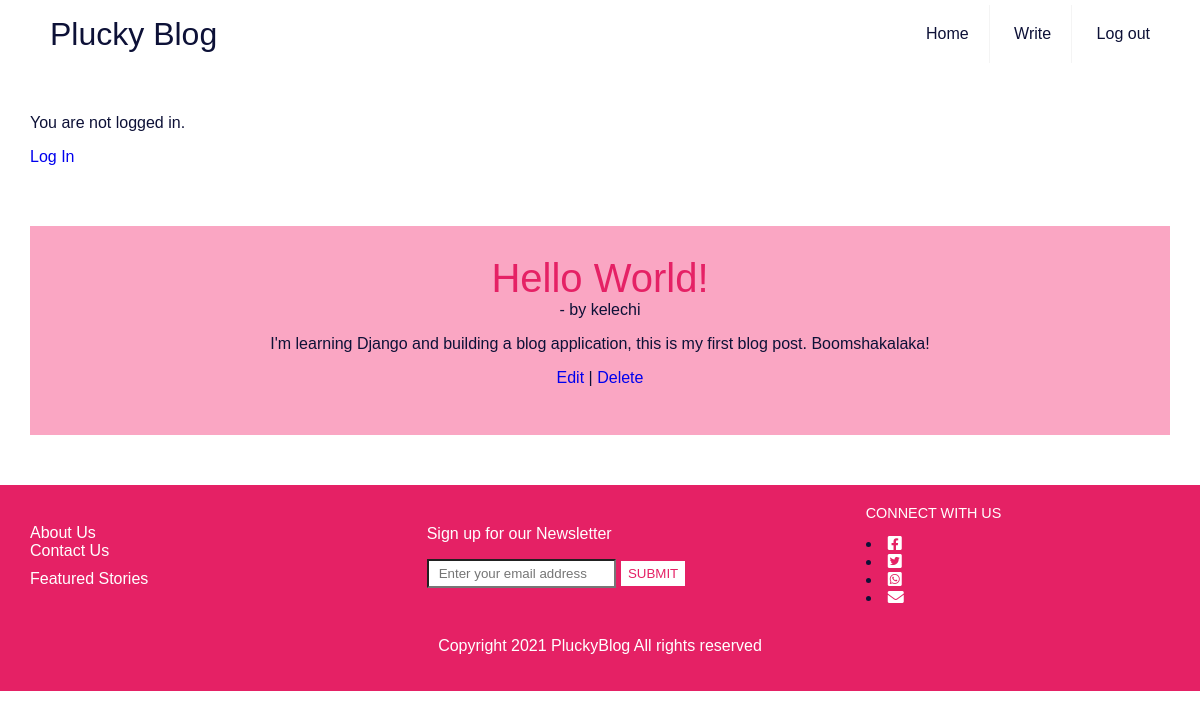
/post/1/, run on an earlier commit of the app's database.
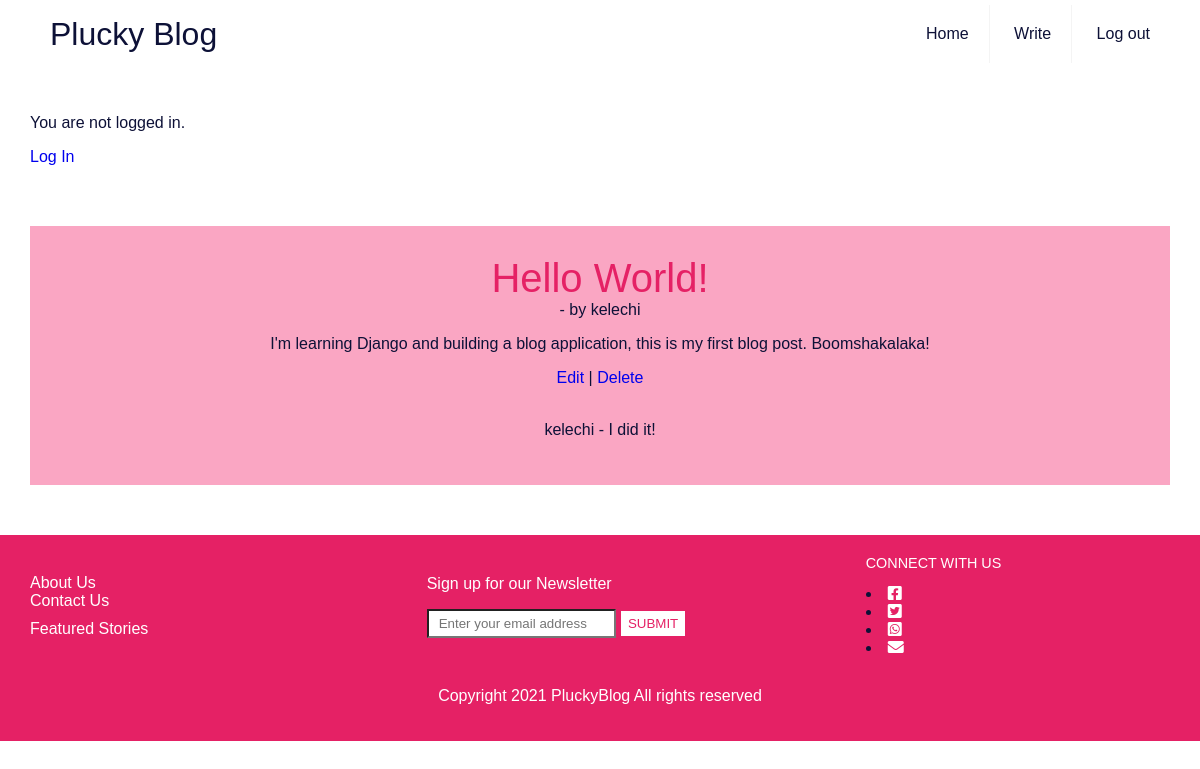
And on a later commit of the database.
### pluckyblog/models.py (models this page shows, shortened)
class Post(models.Model):
    title = models.CharField (max_length=200)
    date_added = models.DateTimeField(auto_now_add=True)
    author = models.ForeignKey(
        'auth.User',
        on_delete=models.CASCADE,
    )
    body = models.TextField()

class Comment(models.Model):
    post = models.ForeignKey(
        Post,
        on_delete=models.CASCADE,
        related_name='comments',
    )
    comment = models.CharField(max_length=140)
    date_added = models.DateTimeField(auto_now_add=True)
    author = models.ForeignKey(
        get_user_model(),
        on_delete=models.CASCADE,
    )
    def __str__(self):
        return self.comment

### pluckyblog/views.py (the view)
# urls.py: path('post/<int:pk>/', BlogDetailView.as_view(),
class BlogDetailView(DetailView):
    model = Post
    template_name = 'post_detail.html'

### templates/post_detail.html
{% extends 'base.html' %} {% block content %}
<main>
  <aside>
    <section class="container" id="container">
      <div class="post-header">
        <span class="font-weight-bold"><h2>{{ post.title }}</h2></span> -
        <span class="text-muted">by {{ post.author }} {{ post.date_time }} </span>
        <p>{{ post.body }}</p>
      </div>
      <a href="{% url 'post_edit' post.pk %}">Edit</a> |
      <a href="{% url 'post_delete' post.pk %}">Delete</a>
      <br/><br/>
      <div class="card-footer">
         {% for comment in post.comments.all %}
      <p>
         <span class="font-weight-bold">
         {{ comment.author }} -
         </span>
         {{ comment }}
        </p>
      {% endfor %}
      </div>
    </section>
  </aside>
</main>
{% endblock content %}

### templates/base.html
{% load static %}
{% include 'blogsections/header.html' %}
{% block content %}
{% endblock content %}
{% include 'blogsections/footer.html' %}

### templates/blogsections/header.html (shortened to what this page needs)
<!DOCTYPE html>
{% load static %}
<html lang="en">
  <head>
    <link rel="stylesheet" href="{% static 'css/base.css' %}">
    <link rel="stylesheet" href="https://cdnjs.cloudflare.com/ajax/libs/font-awesome/5.15.3/css/all.min.css">
  </head>
  <header>
    <div>
      <nav class="navbar">
        <a href="{% url 'home' %}" class="logo">Plucky Blog</a>
        <ul class="menu">
         <li><a href="{% url 'home' %}">Home</a></li>
         <li><a href="{% url 'post_new' %}">Write</a></li>
         <li><a href="{% url 'logout' %}">Log out</a></li>
        </ul>
      </nav>
    </div>
  </header>
  <div class="auth">
    {% if user.is_authenticated %}
    <p>Hello {{ user.username }}!</p>
   {% else %}
    <p>You are not logged in.</p>
    <a href="{% url 'login' %}">Log In</a>
   {% endif %}
  </div>
</html>

### templates/blogsections/footer.html (shortened to what this page needs)
<footer>
  <div class="footer-top">
    <div class="footer-nav">
          <ul class="footer-links">
            <ul>
              <li></li><a href="#">About Us</a></li>
              <li><a href="#">Contact Us</a></li>
              <li><a href="#">Featured Stories</a></li>
            </ul>
          </ul>
    </div>
    <div class="footer-main">
      <div class="newsletter">
        <p>Sign up for our Newsletter</p>
        <div class="footer-form">
          <input type="email" id="footer-email" placeholder="Enter your email address" />
          <button type="submit" class="footer-btn">SUBMIT</button>
        </div>
      </div>
      <div class="social">
        <p>CONNECT WITH US</p>
        <div class="social-links">
          <li class="facebook">
            <a href="#"><i class="fab fa-facebook-square"></i></a>
          </li>
          <li class="twitter">
            <a href="#"><i class="fab fa-twitter-square"></i></a>
          </li>
          <li class="gmail">
            <a href="#"><i class="fab fa-whatsapp-square"></i></a>
          </li>
          <li class="youtube">
            <a href="#"><i class="fas fa-envelope"></i></a>
          </li>
        </div>
      </div>
    </div>
  </div>
  <p class="copyright">Copyright 2021 PluckyBlog All rights reserved</p>
</footer>

### static/css/base.css (style rules this page uses)
html { box-sizing: border-box; font-family: Arial, Helvetica, sans-serif; font-size: 16px; }
*, *::before, *::after { font-weight: inherit; margin: 0; padding: 0; border-radius: 0; box-sizing: inherit; }
a { text-decoration: none; }
ul { list-style-type: none; }
header { padding: 5px 30px; align-items: center; justify-content: space-between; }
footer { background-color: #e52165; }
h2 { color: #e52165; font-size: 2.5rem; }
header a, footer a, footer p { color: #FFF; }
.navbar { background-color: #fff; display: flex; justify-content: space-between; align-items: center; }
.navbar .logo { display: inline-block; font-size: 2em; padding: 10px 20px; text-decoration: none; color: #0d1137; }
.navbar .menu li { list-style: none; display: inline-block; }
.navbar .menu li a { display: block; padding: 20px 20px; border-right: 1px solid #f4f4f4; text-decoration: none; color: #0d1137; }
.navbar .menu li:last-child a { border-right: none; }
main { padding: 50px 30px; display: block; column-gap: 10px; }
aside { background-color: #faa6c3; width: auto; text-align: center; padding: 30px; }
p { display: block; margin-block-start: 1em; margin-block-end: 1em; margin-inline-start: 0px; margin-inline-end: 0px; }
footer { padding: 20px 30px; }
.footer-top { display: grid; grid-template-columns: 20% 80%; align-items: center; }
.footer-main { display: flex; align-items: center; justify-content: space-evenly; }
.footer-links li { margin-bottom: 10px; }
.newsletter p, .social p { margin-top: 0; }
.footer-form { display: flex; align-items: center; }
.footer-form input { padding: 5px 10px; margin-right: 5px; width: 70%; }
.footer-form button { padding: 5px 7px; color: #e52165; background-color: #FFF; outline: none; border: none; cursor: pointer; }
.social p { font-size: 0.9rem; }
.social-links a { margin-right: 10px; }
.copyright { text-align: center; margin-top: 30px; }
.auth { display: inline-block; padding: 30px; padding-bottom: 10px; text-decoration: none; color: #0d1137; }

What changed in the data, as far as the page shows it:
added Comment: author "kelechi", comment "I did it!"
